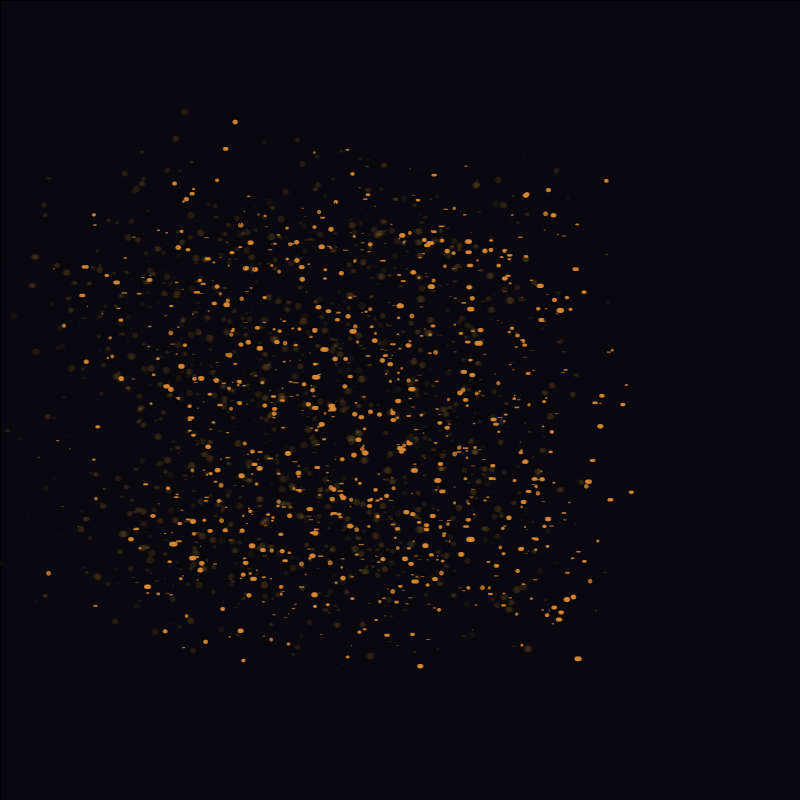
Frame 1 (no input)
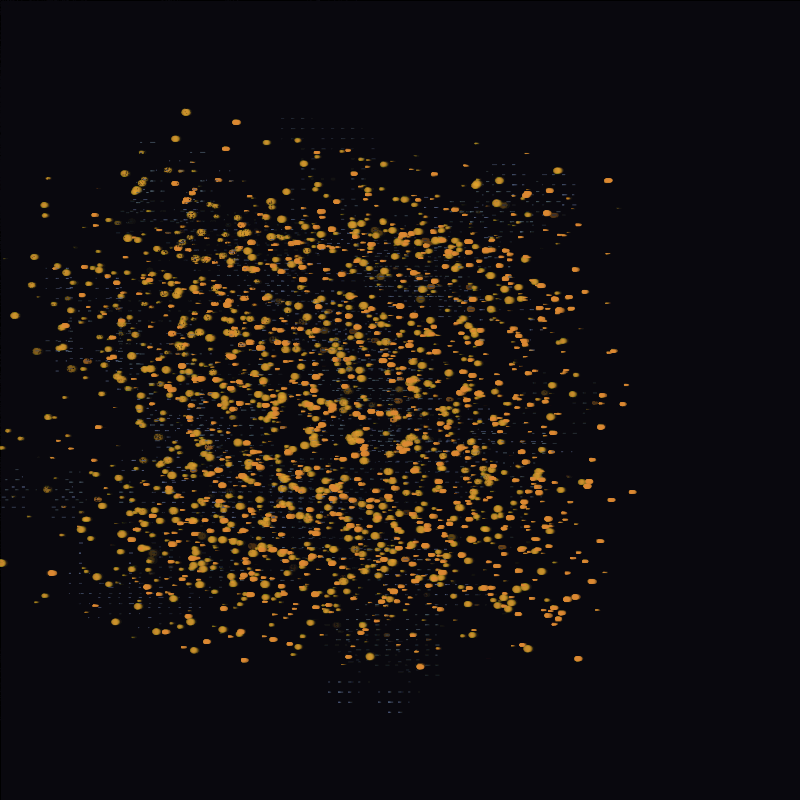
Frame 60 (the mouse pressed at the canvas centre just before this capture)
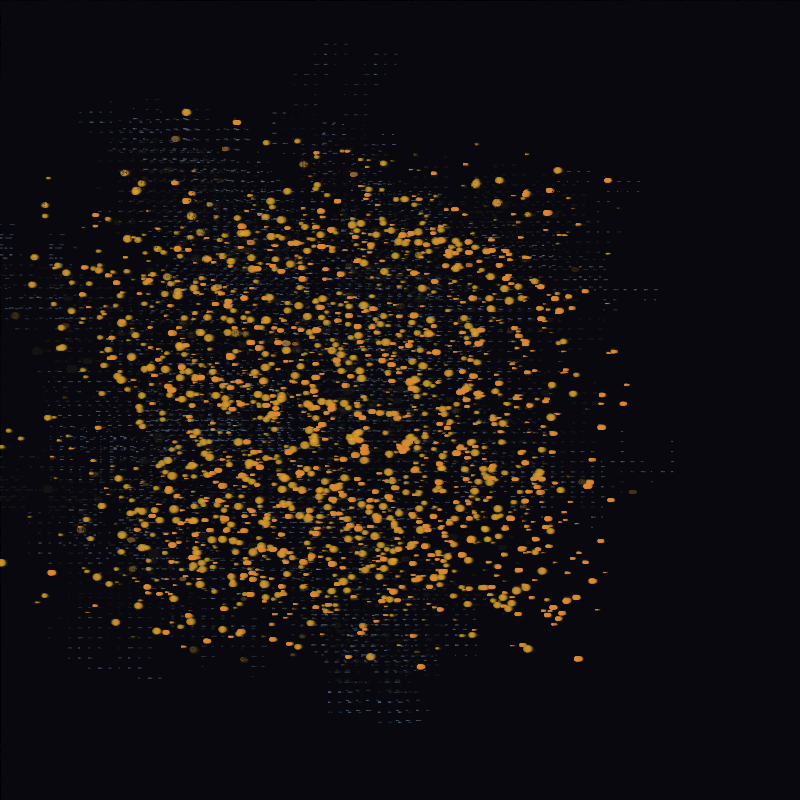
Frame 120 (the mouse held since frame 60 and released just before this capture)

The Processing sketch that drew these frames (run headless with seeded random() and noise(); from frame 60 on, the mouse is pressed at the canvas centre):

// Processing sketch: processing_141332
// ── processing_141332.pde

Person [] p= new Person [1200];

Virus v1;// virus


void setup() { // starting parameters for sketch
  size(800, 800);// canvas
background(#09080E);// background 
  // frameRate(20);
  for (int i=0; i<p.length; i++) { // initialize objects
    p[i] = new Person(random(7)); 
    v1 = new Virus(1);
  }
}

void draw() { // cycling through animation
  frameRate(10);
  fill(#09080E, 7);
  rect(0, 0, width, height); // fade background
  for (int i=0; i< p.length; i++) { // construct objects
    p[i].display();
    p[i].move();


    v1.display();
    v1.move();

    if ( v1.infect (p[i]) ) { //virus infects objects by proximity to x locations
      p[i].inter();
    } 
    else {
      p[i].safe();
    }
  }
   
   
   if (keyPressed)         
   if (key == 'r' || key == 'R') { //resets sketch
   setup();
   } 
   }



class Person {

  float x, y, m;
  float randomInfect; 
  float s, r, r2;
  int probInfect;// not using right now (probVirusMove, random;)
  color cv, cv1, cv2, cp, cp1, cp2;
  float noiseScale;

  Person (float _s) {

/* steps for noise generation (values between .005-.03 work best-> openprocessing reference). Using to create a faint amount of vibration to make the ellipses look like they are in a 3d field*/
    noiseScale=0.02; 
    
    
    /*try to generate random spacing around the center of the canvas. If I just use random (100,500)
    the circles end up forming a square. I wanted the circles to like they were radiating out from 
    a central location. I varied the amount of randomization by forcing positive and negative values that 
    were still generated randomly*/
    
    r=random (100); 
    r2=random (200);
    x = random(100, 500)+ r - random(r2); // attempting 
    y = random(100, 500) +r + r2/2;
    
    m = .1; // 
    s= _s;
    // not using right now probVirusMove=random(3);
    
    probInfect=94;// using value to vary the percentage of infection rate 
    cp1=color (#EEAA3A, 15 );
    cp2=color (#DD8932, 200);
    cv1= color(#506477);
    cv2= color(#576691);
    
    /*set the fill to a variable so that in can be modified when the shape is passed through the function infect*/
    cp=cp1;
  }

  void display( ) {
  /* this for loop cycles through and creates a slight amount of noise in the x direction*/
    for (int x1=0; x1 < random(5); x1++) {
    float noiseVal = noise((mouseX+x)*noiseScale, mouseY*noiseScale);
    
    /*instead of creating 2 classes, I added a second set up ellipses at a slight distance away from the first by (50, 10)*/
      strokeWeight(.01);
      stroke(#EEAA3A, 10);
      fill(cp1);
      ellipse(x+x1, y, s, s);
      fill(cp2);
      ellipse(x+x1+50, y +10, s-2, s-2); 
    }
  }

  void move() {
  /* int (random) used to control/limit the values returned. Since the values are limited from 0-3, the values will happen very regularly, so actions can be assigned when one of the values occur.*/
    int option =  int(random (4)); 
    if (cp1==cv1 || cp1==cv2 || cp2 ==cv1 || cp2==cv2) { 

      if (option == 0) {      

        x = x + (m*100);
      } 
      else if (option == 1) {

        x = x - (m*100);
      } 
      else if (option == 2) {

        y = y + (m*100);
      } 
      else if (option==3) {

        y = y - (m*100);
      }
    }
    
    
    /*this isn't completely necessary. There was a move proability attached to this but I took it out 
    because it was limiting to the movement too heavily in one direction. The probability move was 
    float probability = probVirusMove/2, where prob= random (3)/5. Set so that if probability 
    was greater than occurance, the movement would be limited, and the orange circles would have a slightly
    higher chance of surviving longer. I took it out because I didn't have time to find a value that allowed 
    each option to have a random 50% chance of happening, but will come back to this at some point. For now,
     I left it in because it adds a tiny bit more vibration to the animation.*/
    if (cp1==cp1 || cp2==cp2) {      
      if (option == 0) {
        x = x + m;
      } 
      else if (option == 1) {
        x = x - m;
      } 
      else if (option == 2) {
        y = y + m;
      } 
      else {
        y = y - m;
      } 

      x = constrain(x, 0, width);// keeps x and y within the screen
      y = constrain(y, 0, height);
    }
  }

  void inter() { 

/*Void inter is the function that produces results from the boolean 'infect' listed below. Boolean fuctions need a true and false parameter > something to occur when the boolean is found to be true and when the boolean is found to be false. If the boolean (infect) returns true, the function inter is run. If the boolean (infect) is false, then second function (safe, shown below) will be run instead. 

 Set up so that the probbaility of infection reflects the percentage of men and women in the US. There are about 5% more women than men in the US. To mimick this, generate a random value between 1-100; if the value is greater than (94/2 || 47, then infect with color cv2. */

    randomInfect= int(random(100));
    float probability= probInfect/2; 
    if (randomInfect> probability) { 
      noStroke();
      cp1 = cv1;
      cp2=cv1;
      s=1; 
    } 
    else { 
      noStroke();
      cp1=cv2;
      cp2=cv2;
      s=1; 
    }
  }

  void safe () {
    cp1=cp1;
    cp2=cp2;
  }


/*boolean is the function type (from processing), infect is the a variable name, (Person P0) assigns to what object/class the function should effect. The p0 is used as a space holder to represent any instance of p. There could be 1 or 100 instances of p, and the boolean will still check each one as if it is looking at Person p1, p2, p3 ... therefore, p0 represents and instance. */

/*foat d= is a distance equation from processing evaluating the x and y values from two separate locations and
determining the distance from the two. I can then add a conditional statement so that if the distance is less than a value, trigger a response, otherwise, no effect. */
  boolean infect (Person p0) {   
 
    float d = dist(x, y, p0.x, p0.y);  
    if (d < (10 + p0.s)) {         
      return true; // run void inter();
    } 
    else {
      return false; // run void safe();
    }
  }
}

class Virus {
  float x, y, m;
  float randomInfect;
  float s;
  int probVirusMove, probInfect, random;
  color cv, cv1, cv2, cp, cp1;

  Virus (float _s) {
    x = random(800);
    y = random(600);
    m=.1;
    s=_s;
    probInfect=94;
    cp1=color(#DD8830);
    cv1= color(#506477);
    cv2= color(#576691);//(#F0D53F);
    cv=color(#09080E);
  }

  void display( ) {
    noStroke();
    fill(cv);
    ellipse(x, y, s, s);
  }

  void move() {
    int option =  int(random (4));

    if (option == 0) {      

      x = x + (m*(random(100)));
    } 
    else if (option == 1) {

      x = x - (m*(random(100)));
    } 
    else if (option == 2) {

      y = y + (m*(random(100)));
    } 
    else if (option==3) {

      y = y - (m*(random(100)));
    }    


    x = constrain(x, 0, width);
    y = constrain(y, 0, height);
  } 



  boolean infect (Person p0) {   

    float dV = dist(v1.x, v1.y, p0.x, p0.y);  


    if (dV < 10 + p0.s) {        
      return true;
    } 
    else {
      return false;
    }
  }
}
